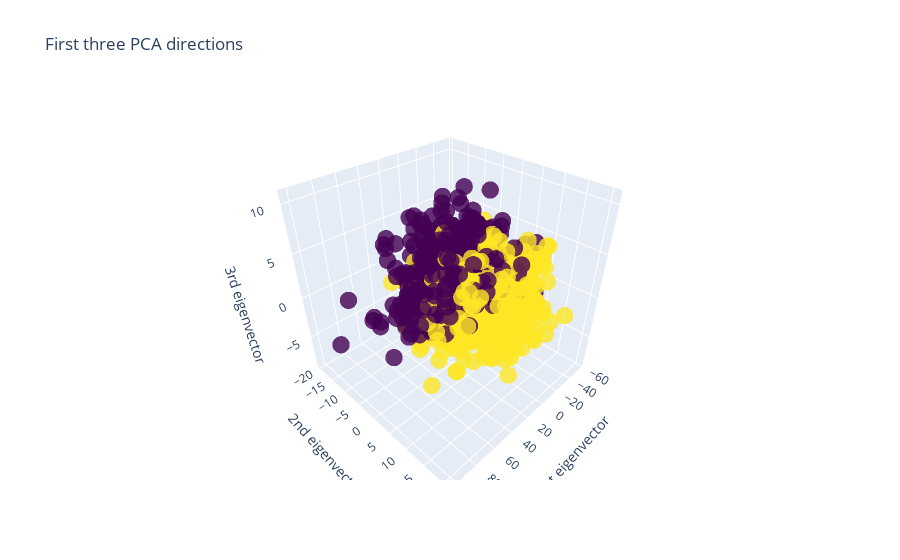

Notebook code cell kept with this figure:
### Code cell
X_reduced = PCA(n_components=3).fit_transform(data_cluster.iloc[:, 1:])#Do not select the species column, which contains text

data_cluster['gender'] = pd.Categorical(data_cluster['gender'])# This converts the species variable to categorical (for assigning colors)
cols = data_cluster['gender'].cat.codes # This creates numerical color codes for the species variable

trace = Scatter3d(x=X_reduced[:, 0], 
                     y=X_reduced[:, 1], 
                     z=X_reduced[:, 2],
                     mode='markers',
                     marker=dict(
                         size=6,
                         color=cols,
                         colorscale='Viridis', 
                         opacity=0.8)
                    )
layout=Layout(title='First three PCA directions',
                 scene=dict(
                         xaxis=dict(title='1st eigenvector'),
                         yaxis=dict(title='2nd eigenvector'),
                         zaxis=dict(title='3rd eigenvector'))
                 )
fig = Figure(data=[trace], layout=layout)

plotly.offline.iplot(fig)

### Figure 1 — Plotly figure (JSON) as saved in the notebook; plotly's stock layout.template omitted (floating-point values rounded to 4 significant figures; data arrays with more than 128 entries replaced by an {"elided": "..."} marker saying what was removed)
{"data": [{"marker": {"color": {"elided": "1000 int values"}, "colorscale": [[0, "#440154"], [0.1111, "#482878"], [0.2222, "#3e4989"], [0.3333, "#31688e"], [0.4444, "#26828e"], [0.5556, "#1f9e89"], [0.6667, "#35b779"], [0.7778, "#6ece58"], [0.8889, "#b5de2b"], [1, "#fde725"]], "opacity": 0.8, "size": 6}, "mode": "markers", "type": "scatter3d", "x": {"elided": "1000 float values"}, "y": {"elided": "1000 float values"}, "z": {"elided": "1000 float values"}}], "layout": {"scene": {"xaxis": {"title": {"text": "1st eigenvector"}}, "yaxis": {"title": {"text": "2nd eigenvector"}}, "zaxis": {"title": {"text": "3rd eigenvector"}}}, "title": {"text": "First three PCA directions"}}}
